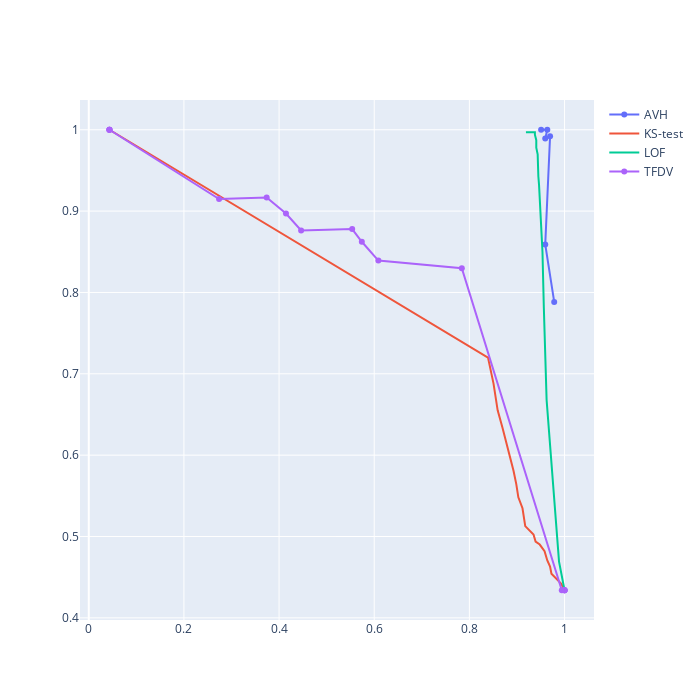

Notebook code cell kept with this figure:
### Code cell
fig = go.Figure()

fig.add_scatter(x=metrics_avh["recall"], y=metrics_avh["precision"], name="AVH")
fig.add_scatter(x=metrics_ks["recall"], y=metrics_ks["precision"], name="KS-test")
fig.add_scatter(x=metrics_lof["recall"], y=metrics_lof["precision"], name="LOF")
fig.add_scatter(x=metrics_tfdv["recall"], y=metrics_tfdv["precision"], name="TFDV")
fig.update_layout(width=700, height=700)
